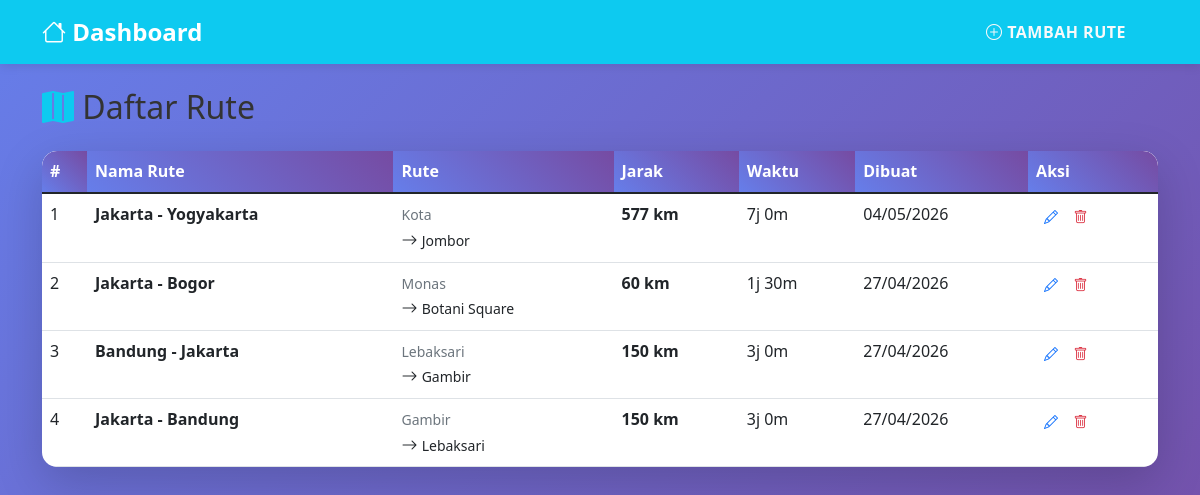
Page /operator/route_list.php on the committed database.
### tables this page shows
CREATE TABLE `routes` (
  `id` int NOT NULL,
  `nama_rute` varchar(100) NOT NULL,
  `rute_awal` varchar(100) DEFAULT NULL,
  `rute_akhir` varchar(100) DEFAULT NULL,
  `jarak` float DEFAULT NULL,
  `estimasi_waktu` int DEFAULT NULL,
  `created_by` int DEFAULT NULL,
  `created_at` timestamp NULL DEFAULT CURRENT_TIMESTAMP
);

### operator/route_list.php (the view, shortened to what this page needs)
<?php
require_once(__DIR__ . '/../config.php');
?>
<!DOCTYPE html>
<html>
<head>
    <link href="https://cdn.jsdelivr.net/npm/bootstrap@5.1.3/dist/css/bootstrap.min.css" rel="stylesheet">
    <link href="https://cdn.jsdelivr.net/npm/bootstrap-icons@1.7.2/font/bootstrap-icons.css" rel="stylesheet">
    <link href="../assets/css/style.css" rel="stylesheet">
</head>
<body class="bg-light">
    <nav class="navbar navbar-expand-lg navbar-dark bg-info">
        <div class="container">
            <a class="navbar-brand" href="../dashboard.php"><i class="bi bi-house"></i> Dashboard</a>
            <a class="btn btn-outline-light ms-auto" href="route_add.php">
                <i class="bi bi-plus-circle"></i> Tambah Rute
            </a>
        </div>
    </nav>
    <div class="container mt-4">
        <h2 class="mb-4"><i class="bi bi-map-fill text-info"></i> Daftar Rute</h2>
        <div class="card shadow-lg">
            <div class="card-body p-0">
                <div class="table-responsive">
                    <table class="table table-hover mb-0">
                        <thead class="table-dark">
                            <tr>
                                <th>#</th>
                                <th>Nama Rute</th>
                                <th>Rute</th>
                                <th>Jarak</th>
                                <th>Waktu</th>
                                <th>Dibuat</th>
                                <th>Aksi</th>
                            </tr>
                        </thead>
                        <tbody>
                            <?php
                            $stmt = $pdo->query("SELECT * FROM routes ORDER BY id DESC");
                            $no = 1;
                            while ($rute = $stmt->fetch()):
                                $waktu_jam = floor($rute['estimasi_waktu']/60);
                                $waktu_menit = $rute['estimasi_waktu'] % 60;
                            ?>
                            <tr>
                                <td><?php echo $no++; ?></td>
                                <td><strong><?php echo htmlspecialchars($rute['nama_rute']); ?></strong></td>
                                <td>
                                    <small class="text-muted"><?php echo htmlspecialchars($rute['rute_awal']); ?></small><br>
                                    <i class="bi bi-arrow-right"></i>
                                    <small><?php echo htmlspecialchars($rute['rute_akhir']); ?></small>
                                </td>
                                <td><strong><?php echo $rute['jarak']; ?> km</strong></td>
                                <td><?php echo $waktu_jam; ?>j <?php echo $waktu_menit; ?>m</td>
                                <td><?php echo date('d/m/Y', strtotime($rute['created_at'])); ?></td>
                                <td>
                                    <div class="btn-group btn-group-sm" role="group">
                                        <button class="btn btn-outline-primary" onclick="editRute(<?php echo $rute['id']; ?>)">
                                            <i class="bi bi-pencil"></i>
                                        </button>
                                        <a href="?delete=<?php echo $rute['id']; ?>"
                                           class="btn btn-outline-danger"
                                           onclick="return confirm('Hapus rute <?php echo $rute['nama_rute']; ?>?')">
                                            <i class="bi bi-trash"></i>
                                        </a>
                                    </div>
                                </td>
                            </tr>
                            <?php endwhile; ?>
                        </tbody>
                    </table>
                </div>
            </div>
        </div>
    </div>
</body>
</html>

### assets/css/style.css (style rules this page uses)
* { margin: 0; padding: 0; box-sizing: border-box; }
body { font-family: 'Segoe UI', Tahoma, Geneva, Verdana, sans-serif; line-height: 1.6; color: #333; background: linear-gradient(135deg, #667eea 0%, #764ba2 100%); min-height: 100vh; }
.navbar { box-shadow: 0 2px 10px rgba(0,0,0,0.1); }
.navbar-brand { font-weight: 700; font-size: 1.5rem; }
.card { border: none; border-radius: 15px; box-shadow: 0 10px 30px rgba(0,0,0,0.1); transition: all 0.3s ease; overflow: hidden; }
.btn { border-radius: 25px; padding: 0.75rem 2rem; font-weight: 600; border: none; transition: all 0.3s ease; text-transform: uppercase; letter-spacing: 0.5px; }
.table { border-radius: 15px; overflow: hidden; box-shadow: 0 10px 30px rgba(0,0,0,0.1); }
.table thead th { background: linear-gradient(45deg, #667eea, #764ba2); color: white; border: none; font-weight: 600; }

### rows in the picture
routes: nama_rute "Jakarta - Yogyakarta", rute_awal "Kota", rute_akhir "Jombor", jarak "577", estimasi_waktu "7", estimasi_waktu "0", created_at "04/05/2026"
routes: nama_rute "Jakarta - Bogor", rute_awal "Monas", rute_akhir "Botani Square", jarak "60", estimasi_waktu "1", estimasi_waktu "30", created_at "27/04/2026"
routes: nama_rute "Bandung - Jakarta", rute_awal "Lebaksari", rute_akhir "Gambir", jarak "150", estimasi_waktu "3", estimasi_waktu "0", created_at "27/04/2026"
routes: nama_rute "Jakarta - Bandung", rute_awal "Gambir", rute_akhir "Lebaksari", jarak "150", estimasi_waktu "3", estimasi_waktu "0", created_at "27/04/2026"
